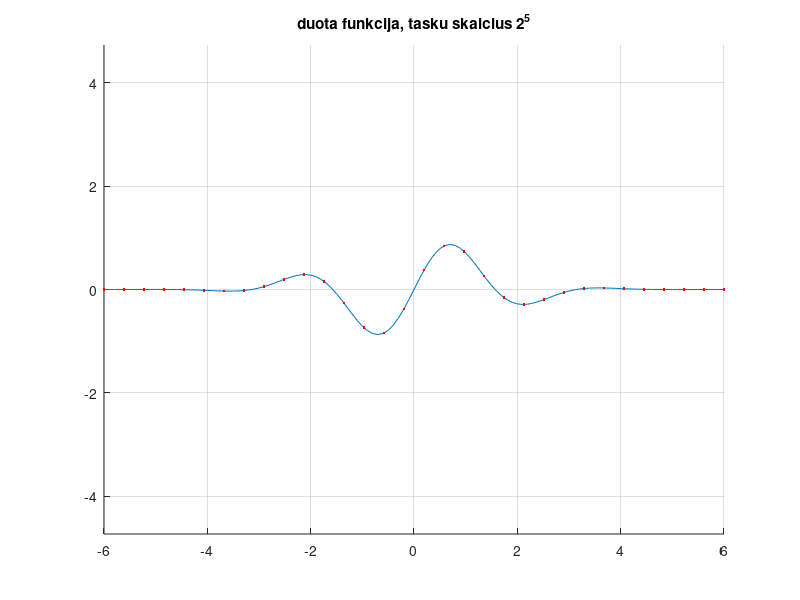
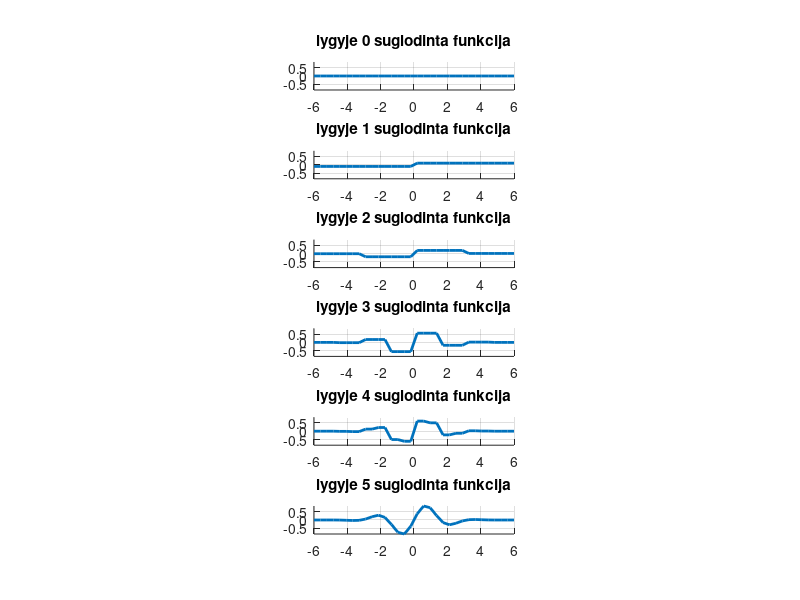
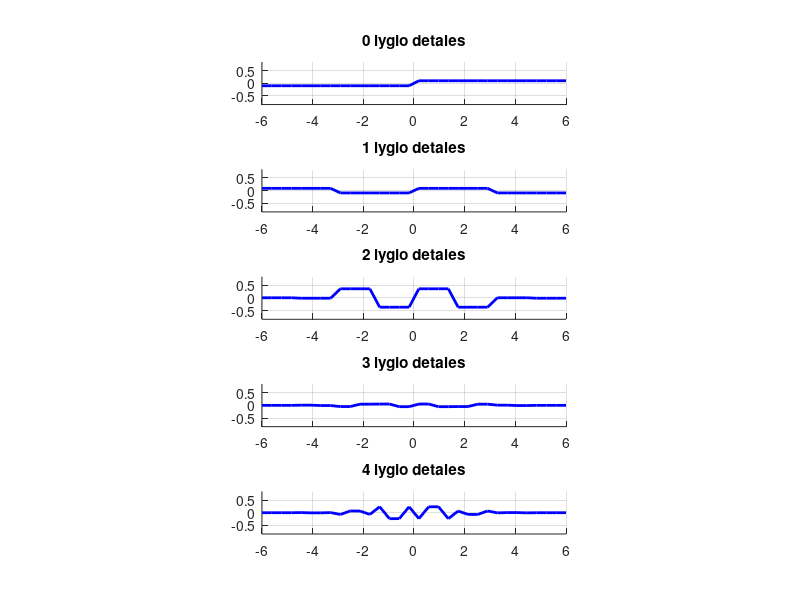

Write MATLAB code to recreate these figures, in order.
%   Haro bangeliu aproksimacija
 
function main
clc;close all;clear all;
spalvos={'r-','g-','m-','c-','k-','y-','r.','g.','m.','c.','k.','y.'};
 
 
n=5   
nnn=2^n;
fclose all; 
fhx=fopen('carx.txt','r'); 
fhy=fopen('cary.txt','r');
 
figure(1); axis equal,hold on,grid on
 
SX=fscanf(fhx,'%g '); SY=fscanf(fhy,'%g '); 
 
fclose all; plot(SX,SY);
pause
a=min(SX),b=max(SX),t=[a:(b-a)/(nnn-1):b];
ts=interp1(SX,SY,t);
clear SX SY, SX=t;SY=ts;plot(SX,SY,'r.');   
title(sprintf('duota funkcija, tasku skaicius 2^%d',n));
xmin=min(SX);xmax=max(SX);
ymin=min(SY);ymax=max(SY);
 
 
% Aproksimavimas Haro bangelemis:
m=5  % detalumo lygiu skaicius
smooth=(b-a)*SY*2^(-n/2); % auksciausio detalumo suglodinimas (pagal duota funkcija)
 
for i=1:m
    smooth1=(smooth(1:2:end)+smooth(2:2:end))/sqrt(2);
    details{i}=(smooth(1:2:end)-smooth(2:2:end))/sqrt(2);
    fprintf(1,'\n details %d :  ',i);fprintf('%g ', details{i});
    smooth=smooth1;
end
fprintf(1,'\n smooth  %d :  ',i);fprintf('%g ', smooth);fprintf('\n');
% Funkcijos rekonstrukcija:
 
h=zeros(1,nnn); for k=0:2^(n-m)-1, h=h+smooth(k+1)*Haar_scaling(SX,n-m,k,a,b); end  % suglodinta funkcija
leg={sprintf('suglodinta funkcija, detalumo lygmuo %d',n-m)};
figure(2);subplot(m+1,1,1),axis equal,axis([xmin xmax ymin ymax]); hold on,grid on, plot(SX,h,'Linewidth',2);title(sprintf('lygyje %d suglodinta funkcija',0));
 
for i=0:m-1 %detalumo didinimo ciklas
    % apskaiciuojamos funkcijos detales:  
    h1=zeros(1,nnn); for k=0:2^(n-m+i)-1, h1=h1+details{m-i}(k+1)*Haar_wavelet(SX,n-m+i,k,a,b);  end
    figure(3),subplot(m,1,i+1), axis equal,hold on,grid on
    yshift=(ymin+ymax)/2;axis([xmin xmax ymin-yshift ymax-yshift]), plot(SX,h1,'b-','Linewidth',2);title(sprintf('%d lygio detales',i));
    leg={leg{1:end},sprintf('lygmens %d detales',n-m+i)};
    h=h+h1; % detales pridedamos prie ankstesnio suglodinto vaizdo
    figure(2);subplot(m+1,1,i+2),axis equal,axis([xmin xmax ymin ymax]), hold on,grid on, plot(SX,h,'Linewidth',2);title(sprintf('lygyje %d suglodinta funkcija' ,i+1));
end
 
return
end
 
function h=Haar_scaling(x,j,k,a,b)   % ***********************************************************
eps=1e-9;
xtld=(x-a)/(b-a); % (a,b) intervale duota kintamojo reiksme perskaiciuojama i "standartini" 
                        % intervala (0,1), kuriame uzrasyta bangeles formule  
xx=2^j*xtld-k; h=2^(j/2)*(sign(xx+eps)-sign(xx-1-eps))/(2*(b-a));
return
end
 
function h=Haar_wavelet(x,j,k,a,b)   % ************************************************************
eps=1e-9;
xtld=(x-a)/(b-a); % (a,b) intervale duota kintamojo reiksme perskaiciuojama i "standartini" 
                        % intervala (0,1), kuriame uzrasyta bangeles formule  
xx=2^j*xtld-k; h=2^(j/2)*(sign(xx+eps)-2*sign(xx-0.5)+sign(xx-1-eps))/(2*(b-a));
return
end
